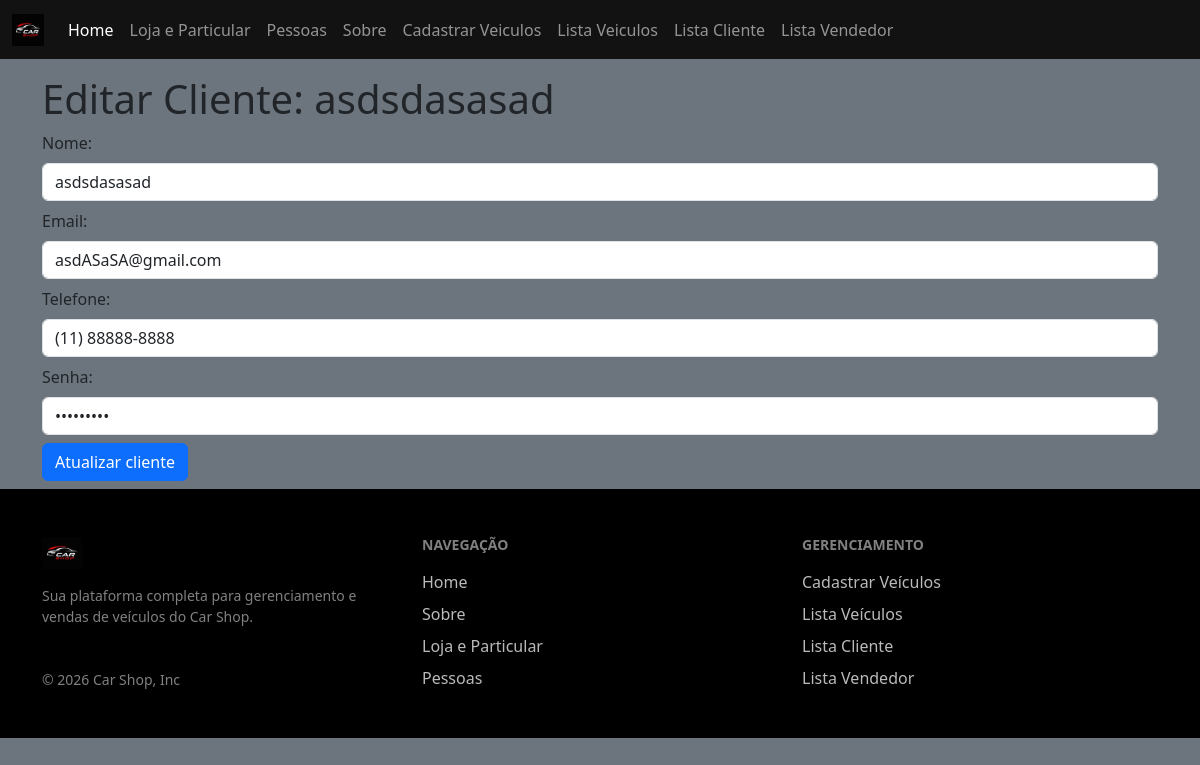
Page /vendedor-editar.php?id_vendedor=1 on the committed database.
### tables this page shows
CREATE TABLE `tb_vendedor` (
  `id_vendedor` int(11) NOT NULL AUTO_INCREMENT,
  `nome` varchar(100) NOT NULL,
  `cpf` varchar(14) NOT NULL,
  `email` varchar(100) NOT NULL,
  `telefone` varchar(20) NOT NULL,
  `senha` varchar(225) NOT NULL,
  `foto` varchar(1000) NOT NULL,
  `nome_da_loja` varchar(250) NOT NULL,
  `endereco` varchar(250) NOT NULL,
  `foto_da_loja` varchar(1000) NOT NULL,
  PRIMARY KEY (`id_vendedor`)
);

### vendedor-editar.php (the view, shortened to what this page needs)
<?php
$id_vendedor = $_GET['id_vendedor'];
include "inc-conexao.php";
$sql = "select * from tb_vendedor where id_vendedor = {$id_vendedor} ";
$resultado = mysqli_query($conexao, $sql);
$nome = $cpf = $email = $telefone = $senha = "";
while($linha = mysqli_fetch_assoc($resultado)){
    $nome = $linha['nome'];
    $email = $linha['email'];
    $telefone = $linha['telefone'];
    $senha = $linha['senha'];
}
include "include/inc-cabecalho.php";
?>
<body class="bg-secondary">
    <?php include "include/inc-menu.php"; ?>
    <main class="container pt-3 mb-2">
        <h1>Editar Cliente: <?= $nome?></h1>
        <form method="post" action="vendedor-salvar-atualizacao.phpid_vendedor=<?= $id_vendedor ?>">
            <div class="mb-2">
                <label class="form-label">Nome:</label>
                <input type="text" name="nome" class="form-control" value="<?= $nome ?>">
            </div>
            <div class="mb-2">
                <label class="form-label">Email:</label>
                <input type="email" name="email" class="form-control" value="<?= $email ?>">
            </div>
            <div class="mb-2">
                <label class="form-label">Telefone:</label>
                <input type="text" name="telefone" class="form-control" value="<?= $telefone ?>">
            </div>
            <div class="mb-2">
                <label class="form-label">Senha:</label>
                <input type="password" name="senha" class="form-control" value="<?= $senha ?>">
            </div>
            <button type="submit" class="btn btn-primary">Atualizar cliente</button>
        </form>
    </main>
<?php
include "include/inc-footer.php";
?>
</body>

### rows in the picture
tb_vendedor: nome "asdsdasasad", email "asdASaSA@gmail.com", telefone "(11) 88888-8888"
